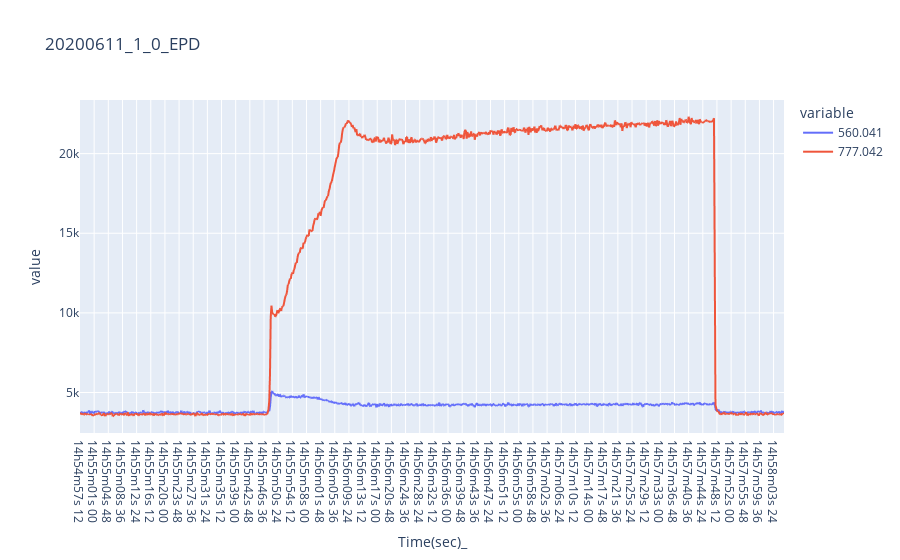

Write notebook code for a chart like this one.
### Code cell
data1 = pd.read_csv('C:/Users/com/Desktop/2020-06-11 TES 실험 OES, CSV데이터/20200611 TES dep_clean_test CSV파일/2020-06-11_14h54m57s_clean1_1_0.f_oes.csv')
df_20200611_1_0_EPD = pd.DataFrame(data1[['Time(sec)_','560.041','777.042']])

fig = px.line(df_20200611_1_0_EPD, x="Time(sec)_", y=["560.041", "777.042"], title="20200611_1_0_EPD")
fig.show()

### Figure 1 — Plotly figure (JSON) as saved in the notebook; plotly's stock layout.template omitted (floating-point values rounded to 4 significant figures; data arrays with more than 128 entries replaced by an {"elided": "..."} marker saying what was removed)
{"data": [{"hovertemplate": "variable=560.041<br>Time(sec)_=%{x}<br>value=%{y}<extra></extra>", "legendgroup": "560.041", "line": {"color": "#636efa", "dash": "solid"}, "mode": "lines", "name": "560.041", "showlegend": true, "type": "scattergl", "x": {"elided": "951 str values"}, "xaxis": "x", "y": {"elided": "951 int values"}, "yaxis": "y"}, {"hovertemplate": "variable=777.042<br>Time(sec)_=%{x}<br>value=%{y}<extra></extra>", "legendgroup": "777.042", "line": {"color": "#EF553B", "dash": "solid"}, "mode": "lines", "name": "777.042", "showlegend": true, "type": "scattergl", "x": {"elided": "951 str values"}, "xaxis": "x", "y": {"elided": "951 int values"}, "yaxis": "y"}], "layout": {"legend": {"title": {"text": "variable"}, "tracegroupgap": 0}, "title": {"text": "20200611_1_0_EPD"}, "xaxis": {"anchor": "y", "domain": [0, 1], "title": {"text": "Time(sec)_"}}, "yaxis": {"anchor": "x", "domain": [0, 1], "title": {"text": "value"}}}}
